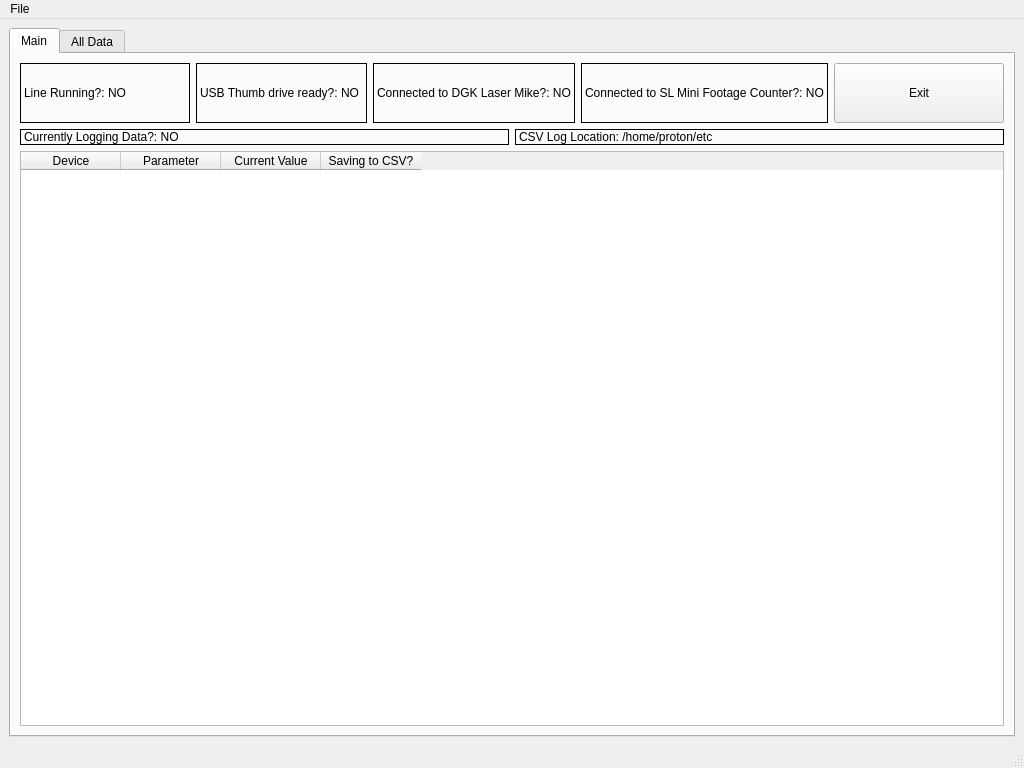
<?xml version="1.0" encoding="UTF-8"?>
<ui version="4.0">
 <class>MainWindow</class>
 <widget class="QMainWindow" name="MainWindow">
  <property name="windowModality">
   <enum>Qt::NonModal</enum>
  </property>
  <property name="geometry">
   <rect>
    <x>0</x>
    <y>0</y>
    <width>1024</width>
    <height>768</height>
   </rect>
  </property>
  <property name="sizePolicy">
   <sizepolicy hsizetype="Expanding" vsizetype="Expanding">
    <horstretch>0</horstretch>
    <verstretch>0</verstretch>
   </sizepolicy>
  </property>
  <property name="maximumSize">
   <size>
    <width>1024</width>
    <height>768</height>
   </size>
  </property>
  <property name="windowTitle">
   <string>Nautilus Proton Logger</string>
  </property>
  <property name="layoutDirection">
   <enum>Qt::LeftToRight</enum>
  </property>
  <widget class="QWidget" name="centralwidget">
   <layout class="QGridLayout" name="gridLayout">
    <item row="0" column="0">
     <widget class="QTabWidget" name="tabWidget">
      <property name="sizePolicy">
       <sizepolicy hsizetype="Minimum" vsizetype="Minimum">
        <horstretch>0</horstretch>
        <verstretch>0</verstretch>
       </sizepolicy>
      </property>
      <property name="minimumSize">
       <size>
        <width>100</width>
        <height>100</height>
       </size>
      </property>
      <property name="baseSize">
       <size>
        <width>100</width>
        <height>100</height>
       </size>
      </property>
      <property name="tabletTracking">
       <bool>false</bool>
      </property>
      <property name="acceptDrops">
       <bool>false</bool>
      </property>
      <property name="layoutDirection">
       <enum>Qt::LeftToRight</enum>
      </property>
      <property name="tabPosition">
       <enum>QTabWidget::North</enum>
      </property>
      <property name="tabShape">
       <enum>QTabWidget::Rounded</enum>
      </property>
      <property name="currentIndex">
       <number>0</number>
      </property>
      <property name="iconSize">
       <size>
        <width>100</width>
        <height>100</height>
       </size>
      </property>
      <property name="elideMode">
       <enum>Qt::ElideNone</enum>
      </property>
      <property name="documentMode">
       <bool>false</bool>
      </property>
      <property name="tabsClosable">
       <bool>false</bool>
      </property>
      <property name="movable">
       <bool>false</bool>
      </property>
      <widget class="QWidget" name="tab">
       <property name="sizePolicy">
        <sizepolicy hsizetype="MinimumExpanding" vsizetype="MinimumExpanding">
         <horstretch>0</horstretch>
         <verstretch>0</verstretch>
        </sizepolicy>
       </property>
       <property name="minimumSize">
        <size>
         <width>0</width>
         <height>0</height>
        </size>
       </property>
       <attribute name="title">
        <string>Main</string>
       </attribute>
       <layout class="QGridLayout" name="gridLayout_23">
        <item row="1" column="0">
         <layout class="QGridLayout" name="gridLayout_5">
          <item row="0" column="0">
           <widget class="QLabel" name="lbl_currentlyLogging">
            <property name="frameShape">
             <enum>QFrame::Box</enum>
            </property>
            <property name="text">
             <string>Currently Logging Data?: NO</string>
            </property>
           </widget>
          </item>
          <item row="0" column="1">
           <widget class="QLabel" name="label">
            <property name="frameShape">
             <enum>QFrame::Box</enum>
            </property>
            <property name="text">
             <string>CSV Log Location: /home/proton/etc</string>
            </property>
           </widget>
          </item>
         </layout>
        </item>
        <item row="0" column="0">
         <layout class="QGridLayout" name="gridLayout_22">
          <item row="0" column="4">
           <widget class="QPushButton" name="pb_Exit">
            <property name="minimumSize">
             <size>
              <width>0</width>
              <height>60</height>
             </size>
            </property>
            <property name="text">
             <string>Exit</string>
            </property>
           </widget>
          </item>
          <item row="0" column="2">
           <widget class="QLabel" name="lbl_conn2Dgk">
            <property name="frameShape">
             <enum>QFrame::Panel</enum>
            </property>
            <property name="text">
             <string>Connected to DGK Laser Mike?: NO</string>
            </property>
           </widget>
          </item>
          <item row="0" column="1">
           <widget class="QLabel" name="lbl_usbReady">
            <property name="frameShape">
             <enum>QFrame::Box</enum>
            </property>
            <property name="text">
             <string>USB Thumb drive ready?: NO</string>
            </property>
           </widget>
          </item>
          <item row="0" column="3">
           <widget class="QLabel" name="lbl_conn2SlMini">
            <property name="frameShape">
             <enum>QFrame::Panel</enum>
            </property>
            <property name="text">
             <string>Connected to SL Mini Footage Counter?: NO</string>
            </property>
           </widget>
          </item>
          <item row="0" column="0">
           <widget class="QLabel" name="lbl_lineRunning">
            <property name="frameShape">
             <enum>QFrame::Box</enum>
            </property>
            <property name="text">
             <string>Line Running?: NO</string>
            </property>
           </widget>
          </item>
         </layout>
        </item>
        <item row="2" column="0">
         <layout class="QGridLayout" name="gridLayout_6">
          <item row="0" column="0">
           <widget class="QTableWidget" name="tableWidget">
            <property name="minimumSize">
             <size>
              <width>980</width>
              <height>0</height>
             </size>
            </property>
            <column>
             <property name="text">
              <string>Device</string>
             </property>
            </column>
            <column>
             <property name="text">
              <string>Parameter</string>
             </property>
            </column>
            <column>
             <property name="text">
              <string>Current Value</string>
             </property>
            </column>
            <column>
             <property name="text">
              <string>Saving to CSV?</string>
             </property>
            </column>
           </widget>
          </item>
         </layout>
        </item>
       </layout>
      </widget>
      <widget class="QWidget" name="tab_7">
       <attribute name="title">
        <string>All Data</string>
       </attribute>
       <layout class="QGridLayout" name="gridLayout_14">
        <item row="0" column="0">
         <widget class="QTreeWidget" name="treeWidget">
          <column>
           <property name="text">
            <string notr="true">1</string>
           </property>
          </column>
         </widget>
        </item>
        <item row="1" column="0">
         <layout class="QHBoxLayout" name="horizontalLayout">
          <item>
           <widget class="QPushButton" name="pbRefreshValues">
            <property name="text">
             <string>Refresh List</string>
            </property>
           </widget>
          </item>
          <item>
           <spacer name="horizontalSpacer_2">
            <property name="orientation">
             <enum>Qt::Horizontal</enum>
            </property>
            <property name="sizeHint" stdset="0">
             <size>
              <width>40</width>
              <height>20</height>
             </size>
            </property>
           </spacer>
          </item>
          <item>
           <widget class="QPushButton" name="pbReloadSettings">
            <property name="text">
             <string>Reload Settings File</string>
            </property>
           </widget>
          </item>
         </layout>
        </item>
       </layout>
      </widget>
     </widget>
    </item>
   </layout>
  </widget>
  <widget class="QMenuBar" name="menubar">
   <property name="geometry">
    <rect>
     <x>0</x>
     <y>0</y>
     <width>1024</width>
     <height>21</height>
    </rect>
   </property>
   <widget class="QMenu" name="menuFile">
    <property name="title">
     <string>File</string>
    </property>
    <addaction name="actionAdd_Test_Alarm_0"/>
    <addaction name="actionAdd_Test_Alarm_1"/>
    <addaction name="actionAdd_Test_Alarm_2"/>
   </widget>
   <addaction name="menuFile"/>
  </widget>
  <widget class="QStatusBar" name="statusbar"/>
  <action name="actionResizingIcons">
   <property name="text">
    <string>ResizingIcons</string>
   </property>
   <property name="toolTip">
    <string>res ico</string>
   </property>
  </action>
  <action name="actionAdd_Test_Alarm_0">
   <property name="text">
    <string>Add Test Alarm 0</string>
   </property>
  </action>
  <action name="actionAdd_Test_Alarm_1">
   <property name="text">
    <string>Add Test Alarm 1</string>
   </property>
  </action>
  <action name="actionAdd_Test_Alarm_2">
   <property name="text">
    <string>Add Test Alarm 2</string>
   </property>
  </action>
 </widget>
 <resources/>
 <connections/>
</ui>
